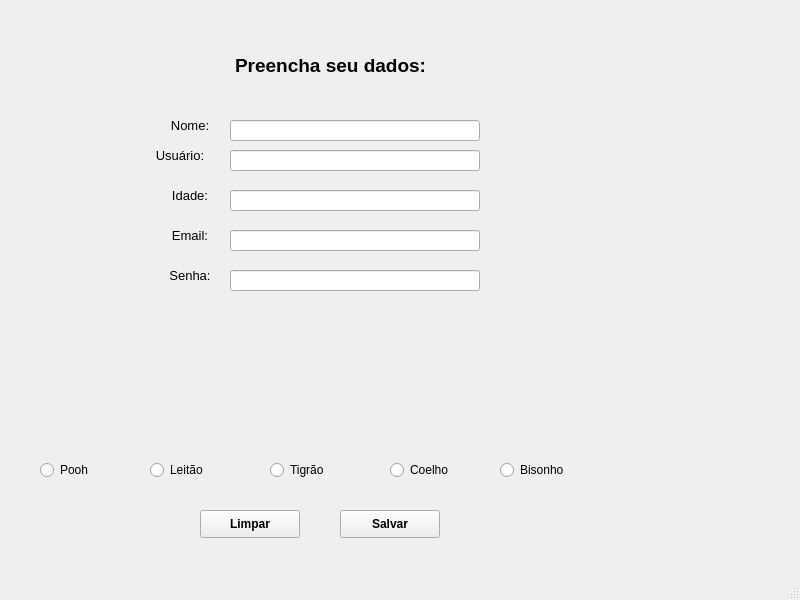
<?xml version="1.0" encoding="UTF-8"?>
<ui version="4.0">
 <class>MainWindow</class>
 <widget class="QMainWindow" name="MainWindow">
  <property name="geometry">
   <rect>
    <x>0</x>
    <y>0</y>
    <width>800</width>
    <height>600</height>
   </rect>
  </property>
  <property name="windowTitle">
   <string>MainWindow</string>
  </property>
  <widget class="QWidget" name="centralwidget">
   <widget class="QLineEdit" name="lineEditNome">
    <property name="geometry">
     <rect>
      <x>230</x>
      <y>120</y>
      <width>250</width>
      <height>21</height>
     </rect>
    </property>
    <property name="text">
     <string/>
    </property>
   </widget>
   <widget class="QPushButton" name="pushButtonSalvar">
    <property name="geometry">
     <rect>
      <x>340</x>
      <y>510</y>
      <width>100</width>
      <height>28</height>
     </rect>
    </property>
    <property name="font">
     <font>
      <weight>75</weight>
      <bold>true</bold>
     </font>
    </property>
    <property name="text">
     <string>Salvar</string>
    </property>
   </widget>
   <widget class="QLineEdit" name="lineEditEmail">
    <property name="geometry">
     <rect>
      <x>230</x>
      <y>230</y>
      <width>250</width>
      <height>21</height>
     </rect>
    </property>
    <property name="text">
     <string/>
    </property>
   </widget>
   <widget class="QLabel" name="label_2">
    <property name="geometry">
     <rect>
      <x>150</x>
      <y>110</y>
      <width>80</width>
      <height>30</height>
     </rect>
    </property>
    <property name="font">
     <font>
      <pointsize>10</pointsize>
     </font>
    </property>
    <property name="text">
     <string>Nome:</string>
    </property>
    <property name="alignment">
     <set>Qt::AlignCenter</set>
    </property>
   </widget>
   <widget class="QLabel" name="label_4">
    <property name="geometry">
     <rect>
      <x>150</x>
      <y>220</y>
      <width>80</width>
      <height>30</height>
     </rect>
    </property>
    <property name="font">
     <font>
      <pointsize>10</pointsize>
     </font>
    </property>
    <property name="text">
     <string>Email:</string>
    </property>
    <property name="alignment">
     <set>Qt::AlignCenter</set>
    </property>
   </widget>
   <widget class="QLineEdit" name="lineEditIdade">
    <property name="geometry">
     <rect>
      <x>230</x>
      <y>190</y>
      <width>250</width>
      <height>21</height>
     </rect>
    </property>
    <property name="text">
     <string/>
    </property>
   </widget>
   <widget class="QLabel" name="label_3">
    <property name="geometry">
     <rect>
      <x>150</x>
      <y>180</y>
      <width>80</width>
      <height>30</height>
     </rect>
    </property>
    <property name="font">
     <font>
      <pointsize>10</pointsize>
     </font>
    </property>
    <property name="text">
     <string>Idade:</string>
    </property>
    <property name="alignment">
     <set>Qt::AlignCenter</set>
    </property>
   </widget>
   <widget class="QLabel" name="label">
    <property name="geometry">
     <rect>
      <x>160</x>
      <y>40</y>
      <width>341</width>
      <height>51</height>
     </rect>
    </property>
    <property name="font">
     <font>
      <pointsize>14</pointsize>
      <weight>75</weight>
      <bold>true</bold>
     </font>
    </property>
    <property name="text">
     <string>Preencha seu dados:</string>
    </property>
    <property name="alignment">
     <set>Qt::AlignCenter</set>
    </property>
   </widget>
   <widget class="QLabel" name="label_5">
    <property name="geometry">
     <rect>
      <x>140</x>
      <y>140</y>
      <width>80</width>
      <height>30</height>
     </rect>
    </property>
    <property name="font">
     <font>
      <pointsize>10</pointsize>
     </font>
    </property>
    <property name="text">
     <string>Usuário:</string>
    </property>
    <property name="alignment">
     <set>Qt::AlignCenter</set>
    </property>
   </widget>
   <widget class="QLineEdit" name="lineEditUser">
    <property name="geometry">
     <rect>
      <x>230</x>
      <y>150</y>
      <width>250</width>
      <height>21</height>
     </rect>
    </property>
    <property name="text">
     <string/>
    </property>
   </widget>
   <widget class="QLabel" name="label_6">
    <property name="geometry">
     <rect>
      <x>150</x>
      <y>260</y>
      <width>80</width>
      <height>30</height>
     </rect>
    </property>
    <property name="font">
     <font>
      <pointsize>10</pointsize>
     </font>
    </property>
    <property name="text">
     <string>Senha:</string>
    </property>
    <property name="alignment">
     <set>Qt::AlignCenter</set>
    </property>
   </widget>
   <widget class="QLineEdit" name="lineEditSenha">
    <property name="geometry">
     <rect>
      <x>230</x>
      <y>270</y>
      <width>250</width>
      <height>21</height>
     </rect>
    </property>
    <property name="text">
     <string/>
    </property>
   </widget>
   <widget class="QPushButton" name="pushButtonLimpar">
    <property name="geometry">
     <rect>
      <x>200</x>
      <y>510</y>
      <width>100</width>
      <height>28</height>
     </rect>
    </property>
    <property name="font">
     <font>
      <weight>75</weight>
      <bold>true</bold>
     </font>
    </property>
    <property name="text">
     <string>Limpar</string>
    </property>
   </widget>
   <widget class="QRadioButton" name="radioButton">
    <property name="geometry">
     <rect>
      <x>40</x>
      <y>460</y>
      <width>95</width>
      <height>20</height>
     </rect>
    </property>
    <property name="text">
     <string>Pooh</string>
    </property>
   </widget>
   <widget class="QRadioButton" name="radioButton_2">
    <property name="geometry">
     <rect>
      <x>150</x>
      <y>460</y>
      <width>95</width>
      <height>20</height>
     </rect>
    </property>
    <property name="text">
     <string>Leitão</string>
    </property>
   </widget>
   <widget class="QRadioButton" name="radioButton_3">
    <property name="geometry">
     <rect>
      <x>500</x>
      <y>460</y>
      <width>95</width>
      <height>20</height>
     </rect>
    </property>
    <property name="text">
     <string>Bisonho</string>
    </property>
   </widget>
   <widget class="QRadioButton" name="radioButton_4">
    <property name="geometry">
     <rect>
      <x>390</x>
      <y>460</y>
      <width>95</width>
      <height>20</height>
     </rect>
    </property>
    <property name="text">
     <string>Coelho</string>
    </property>
   </widget>
   <widget class="QRadioButton" name="radioButton_5">
    <property name="geometry">
     <rect>
      <x>270</x>
      <y>460</y>
      <width>95</width>
      <height>20</height>
     </rect>
    </property>
    <property name="text">
     <string>Tigrão</string>
    </property>
   </widget>
   <widget class="QLabel" name="label_7">
    <property name="geometry">
     <rect>
      <x>10</x>
      <y>350</y>
      <width>111</width>
      <height>91</height>
     </rect>
    </property>
    <property name="text">
     <string/>
    </property>
    <property name="pixmap">
     <pixmap>Imagens/pooh.jpg</pixmap>
    </property>
    <property name="scaledContents">
     <bool>true</bool>
    </property>
   </widget>
   <widget class="QLabel" name="label_8">
    <property name="geometry">
     <rect>
      <x>130</x>
      <y>350</y>
      <width>111</width>
      <height>91</height>
     </rect>
    </property>
    <property name="text">
     <string/>
    </property>
    <property name="pixmap">
     <pixmap>Imagens/leitao.webp</pixmap>
    </property>
    <property name="scaledContents">
     <bool>true</bool>
    </property>
   </widget>
   <widget class="QLabel" name="label_9">
    <property name="geometry">
     <rect>
      <x>240</x>
      <y>350</y>
      <width>111</width>
      <height>91</height>
     </rect>
    </property>
    <property name="text">
     <string/>
    </property>
    <property name="pixmap">
     <pixmap>Imagens/tigrao.webp</pixmap>
    </property>
    <property name="scaledContents">
     <bool>true</bool>
    </property>
   </widget>
   <widget class="QLabel" name="label_10">
    <property name="geometry">
     <rect>
      <x>370</x>
      <y>350</y>
      <width>111</width>
      <height>91</height>
     </rect>
    </property>
    <property name="text">
     <string/>
    </property>
    <property name="pixmap">
     <pixmap>Imagens/coelho.webp</pixmap>
    </property>
    <property name="scaledContents">
     <bool>true</bool>
    </property>
   </widget>
   <widget class="QLabel" name="label_11">
    <property name="geometry">
     <rect>
      <x>490</x>
      <y>350</y>
      <width>111</width>
      <height>91</height>
     </rect>
    </property>
    <property name="text">
     <string/>
    </property>
    <property name="pixmap">
     <pixmap>Imagens/bisonho.webp</pixmap>
    </property>
    <property name="scaledContents">
     <bool>true</bool>
    </property>
   </widget>
  </widget>
  <widget class="QMenuBar" name="menubar">
   <property name="geometry">
    <rect>
     <x>0</x>
     <y>0</y>
     <width>800</width>
     <height>26</height>
    </rect>
   </property>
  </widget>
  <widget class="QStatusBar" name="statusbar"/>
 </widget>
 <resources/>
 <connections/>
</ui>
